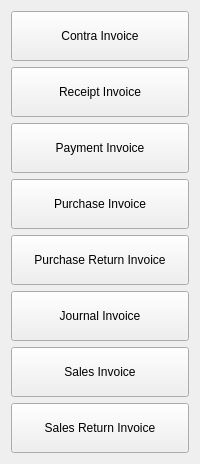
          <widget class="QWidget" name="invoice_section">
           <layout class="QGridLayout" name="gridLayout_15">
            <item row="0" column="0">
             <widget class="QPushButton" name="pushButton_17">
              <property name="minimumSize">
               <size>
                <width>0</width>
                <height>50</height>
               </size>
              </property>
              <property name="maximumSize">
               <size>
                <width>500</width>
                <height>16777215</height>
               </size>
              </property>
              <property name="text">
               <string>Contra Invoice</string>
              </property>
             </widget>
            </item>
            <item row="1" column="0">
             <widget class="QPushButton" name="pushButton_18">
              <property name="minimumSize">
               <size>
                <width>0</width>
                <height>50</height>
               </size>
              </property>
              <property name="maximumSize">
               <size>
                <width>500</width>
                <height>16777215</height>
               </size>
              </property>
              <property name="text">
               <string>Receipt Invoice</string>
              </property>
             </widget>
            </item>
            <item row="2" column="0">
             <widget class="QPushButton" name="pushButton_19">
              <property name="minimumSize">
               <size>
                <width>0</width>
                <height>50</height>
               </size>
              </property>
              <property name="maximumSize">
               <size>
                <width>500</width>
                <height>16777215</height>
               </size>
              </property>
              <property name="text">
               <string>Payment Invoice</string>
              </property>
             </widget>
            </item>
            <item row="3" column="0">
             <widget class="QPushButton" name="pushButton_20">
              <property name="minimumSize">
               <size>
                <width>0</width>
                <height>50</height>
               </size>
              </property>
              <property name="maximumSize">
               <size>
                <width>500</width>
                <height>16777215</height>
               </size>
              </property>
              <property name="text">
               <string>Purchase Invoice</string>
              </property>
             </widget>
            </item>
            <item row="4" column="0">
             <widget class="QPushButton" name="pushButton_21">
              <property name="minimumSize">
               <size>
                <width>0</width>
                <height>50</height>
               </size>
              </property>
              <property name="maximumSize">
               <size>
                <width>500</width>
                <height>16777215</height>
               </size>
              </property>
              <property name="text">
               <string>Purchase Return Invoice</string>
              </property>
             </widget>
            </item>
            <item row="5" column="0">
             <widget class="QPushButton" name="pushButton_16">
              <property name="minimumSize">
               <size>
                <width>0</width>
                <height>50</height>
               </size>
              </property>
              <property name="maximumSize">
               <size>
                <width>500</width>
                <height>16777215</height>
               </size>
              </property>
              <property name="text">
               <string>Journal Invoice</string>
              </property>
             </widget>
            </item>
            <item row="6" column="0">
             <widget class="QPushButton" name="pushButton_22">
              <property name="minimumSize">
               <size>
                <width>0</width>
                <height>50</height>
               </size>
              </property>
              <property name="maximumSize">
               <size>
                <width>500</width>
                <height>16777215</height>
               </size>
              </property>
              <property name="text">
               <string>Sales Invoice</string>
              </property>
             </widget>
            </item>
            <item row="7" column="0">
             <widget class="QPushButton" name="pushButton_23">
              <property name="minimumSize">
               <size>
                <width>0</width>
                <height>50</height>
               </size>
              </property>
              <property name="maximumSize">
               <size>
                <width>500</width>
                <height>16777215</height>
               </size>
              </property>
              <property name="text">
               <string>Sales Return Invoice</string>
              </property>
             </widget>
            </item>
           </layout>
          </widget>
